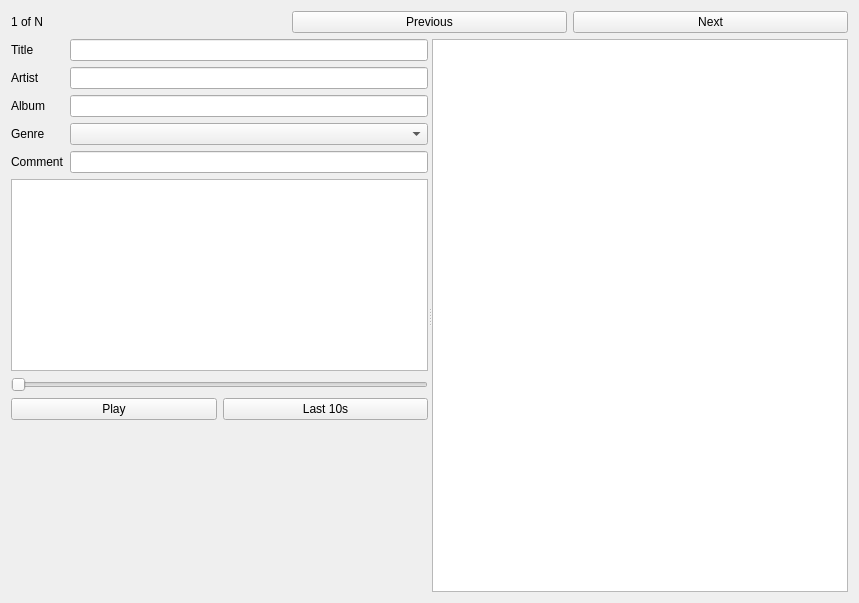
<?xml version="1.0" encoding="UTF-8"?>
<ui version="4.0">
 <class>Form</class>
 <widget class="QWidget" name="Form">
  <property name="geometry">
   <rect>
    <x>0</x>
    <y>0</y>
    <width>859</width>
    <height>603</height>
   </rect>
  </property>
  <property name="windowTitle">
   <string>Form</string>
  </property>
  <layout class="QVBoxLayout" name="verticalLayout_2">
   <item>
    <layout class="QHBoxLayout" name="horizontalLayout">
     <property name="sizeConstraint">
      <enum>QLayout::SetDefaultConstraint</enum>
     </property>
     <item>
      <widget class="QLabel" name="numberLabel">
       <property name="text">
        <string>1 of N</string>
       </property>
      </widget>
     </item>
     <item>
      <widget class="QPushButton" name="prevButton">
       <property name="text">
        <string>Previous</string>
       </property>
      </widget>
     </item>
     <item>
      <widget class="QPushButton" name="nextButton">
       <property name="text">
        <string>Next</string>
       </property>
      </widget>
     </item>
    </layout>
   </item>
   <item>
    <widget class="QSplitter" name="splitter">
     <property name="sizePolicy">
      <sizepolicy hsizetype="Expanding" vsizetype="Expanding">
       <horstretch>0</horstretch>
       <verstretch>0</verstretch>
      </sizepolicy>
     </property>
     <property name="orientation">
      <enum>Qt::Horizontal</enum>
     </property>
     <property name="childrenCollapsible">
      <bool>true</bool>
     </property>
     <widget class="QWidget" name="verticalLayoutWidget">
      <layout class="QVBoxLayout" name="verticalLayout">
       <item>
        <layout class="QFormLayout" name="formLayout">
         <item row="0" column="0">
          <widget class="QLabel" name="titleLabel">
           <property name="text">
            <string>Title</string>
           </property>
          </widget>
         </item>
         <item row="0" column="1">
          <widget class="QLineEdit" name="titleEdit"/>
         </item>
         <item row="1" column="0">
          <widget class="QLabel" name="artistLabel">
           <property name="text">
            <string>Artist</string>
           </property>
          </widget>
         </item>
         <item row="1" column="1">
          <widget class="QLineEdit" name="artistEdit"/>
         </item>
         <item row="2" column="0">
          <widget class="QLabel" name="albumLabel">
           <property name="text">
            <string>Album</string>
           </property>
          </widget>
         </item>
         <item row="2" column="1">
          <widget class="QLineEdit" name="albumEdit"/>
         </item>
         <item row="3" column="0">
          <widget class="QLabel" name="genreLabel">
           <property name="text">
            <string>Genre</string>
           </property>
          </widget>
         </item>
         <item row="3" column="1">
          <widget class="QComboBox" name="genreComboBox"/>
         </item>
         <item row="4" column="0">
          <widget class="QLabel" name="commentLabel">
           <property name="text">
            <string>Comment</string>
           </property>
          </widget>
         </item>
         <item row="4" column="1">
          <widget class="QLineEdit" name="commentEdit"/>
         </item>
        </layout>
       </item>
       <item>
        <widget class="QGraphicsView" name="coverArt"/>
       </item>
       <item>
        <widget class="QSlider" name="horizontalSlider">
         <property name="orientation">
          <enum>Qt::Horizontal</enum>
         </property>
        </widget>
       </item>
       <item>
        <layout class="QHBoxLayout" name="horizontalLayout_2">
         <item>
          <widget class="QPushButton" name="playButton">
           <property name="text">
            <string>Play</string>
           </property>
          </widget>
         </item>
         <item>
          <widget class="QPushButton" name="last10Button">
           <property name="text">
            <string>Last 10s</string>
           </property>
          </widget>
         </item>
        </layout>
       </item>
       <item>
        <spacer name="verticalSpacer">
         <property name="orientation">
          <enum>Qt::Vertical</enum>
         </property>
         <property name="sizeHint" stdset="0">
          <size>
           <width>20</width>
           <height>40</height>
          </size>
         </property>
        </spacer>
       </item>
      </layout>
     </widget>
     <widget class="QTextEdit" name="lyricsEdit">
      <property name="sizePolicy">
       <sizepolicy hsizetype="Ignored" vsizetype="Expanding">
        <horstretch>0</horstretch>
        <verstretch>0</verstretch>
       </sizepolicy>
      </property>
     </widget>
    </widget>
   </item>
  </layout>
 </widget>
 <resources/>
 <connections/>
</ui>
